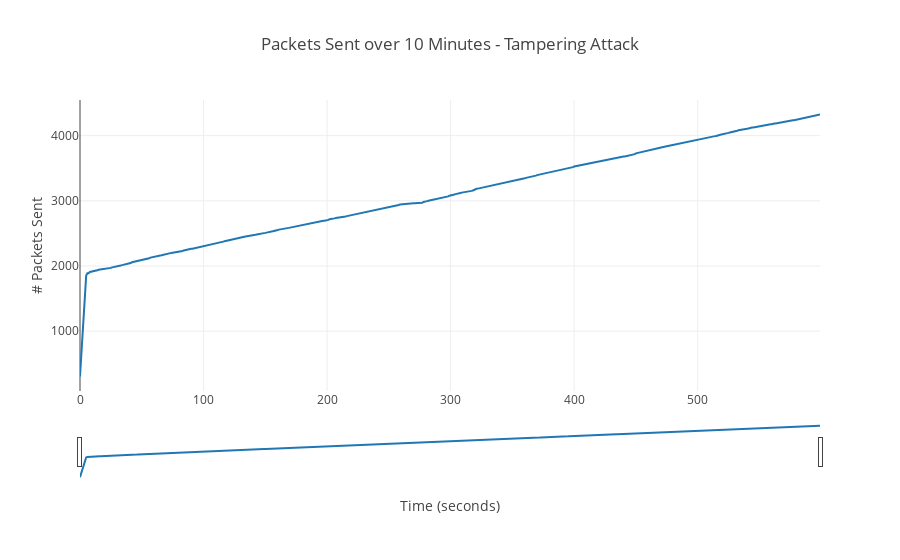

Write notebook code for a chart like this one.
### Code cell
data = [go.Scatter(
          x=np.arange(0, 600),
          y=getPacketsSent(df_tamper))]

layout = dict(
    title="Packets Sent over 10 Minutes - Tampering Attack",
    xaxis=dict(
        title='Time (seconds)',
        rangeslider=dict(
            visible = True
        )
    ), 
    yaxis=dict(
        title='# Packets Sent'
    )
)

iplot(dict(data=data, layout=layout))

### Figure 1 — Plotly figure (JSON) as saved in the notebook; plotly's stock layout.template omitted (floating-point values rounded to 4 significant figures; data arrays with more than 128 entries replaced by an {"elided": "..."} marker saying what was removed)
{"data": [{"type": "scatter", "x": {"elided": "600 int values"}, "y": {"elided": "600 int values"}}], "layout": {"title": {"text": "Packets Sent over 10 Minutes - Tampering Attack"}, "xaxis": {"rangeslider": {"visible": true}, "title": {"text": "Time (seconds)"}}, "yaxis": {"title": {"text": "# Packets Sent"}}}}
